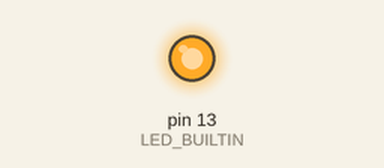
A sketch run on a simulated Arduino Uno, built with avr-gcc and run on an emulated ATmega328P. Parts: output pins drawn as LEDs (lit = HIGH).

Above: at 0.5 s.
At 2.5 s:
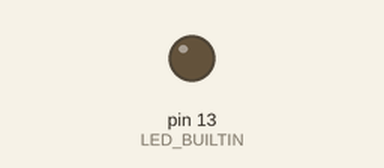
Timing chart, 0 to 5.2 s (numbered marks = the images above):
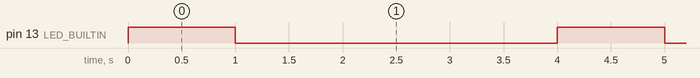

Measured:
- by itself, pin 13 (LED_BUILTIN): alternates HIGH for 1.0 s and LOW for 3.0 s

The sketch:

tremendous_uusam_snicket1.ino
```cpp
// C++ code
//
void setup()
{
  pinMode(LED_BUILTIN, OUTPUT);
}

void loop()
{
  digitalWrite(13, HIGH);
  delay(1000); // Wait for 1000 millisecond(s)
  digitalWrite(13, LOW);
  digitalWrite(12, HIGH);
  delay(1000); // Wait for 1000 millisecond(s)
  digitalWrite(12, LOW);
  digitalWrite(11, HIGH);
  delay(1000); // Wait for 1000 millisecond(s)
  digitalWrite(11, LOW);
  //digitalWrite(LED_BUILTIN, LOW);
  delay(1000); // Wait for 1000 millisecond(s)
}
```
